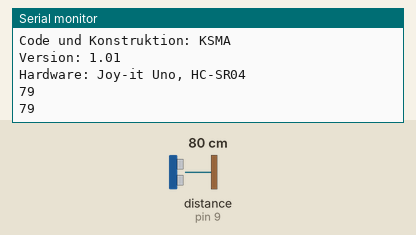
This sketch was run on a simulated Arduino Mega 2560, built with avr-gcc and run on an emulated ATmega2560. Shown: the last lines printed to the serial monitor. Wiring (inferred from the names in the program): ultrasonic range finder: trigger pin 8; echo pin 9. The inputs (shaded band) are chosen by the test bench; at power-on: distance to the obstacle (sensor on pin 9) 80 cm. The echo pulse lasts 58.3 µs per cm.

Above: at 4.2 s.
4.3 s: distance to the obstacle (sensor on pin 9) set to 2 cm
At 5.6 s:
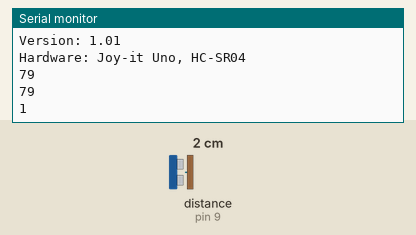
5.8 s: distance to the obstacle (sensor on pin 9) set to 4 cm
At 6.8 s:
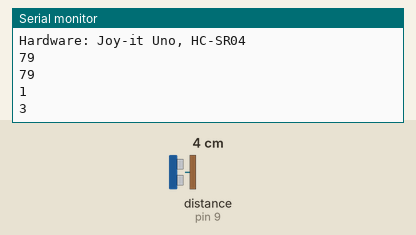
Timing chart, 0 to 8.8 s (numbered marks = the images above; inputs shaded):
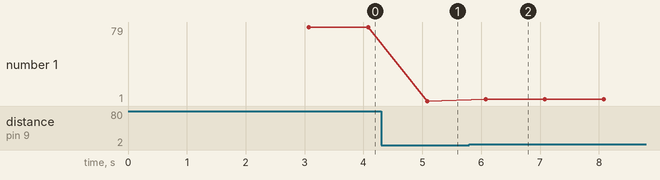

Measured:
- after the input at 4.3 s, the serial monitor: prints a new line after 0.78 s (image 1)
- after the input at 5.8 s, the serial monitor: prints a new line after 0.28 s (image 2)
- plotted number 1: 79 → 1 after the input at 4.3 s, 1 → 3 after the input at 5.8 s

The sketch:

distanzmessung.ino
```cpp
// Allein für diesen Zustand verantwortlich: KSMA


#include <LiquidCrystal.h>

LiquidCrystal lcd(22,23,24,25,26,27);

const int TRIGGER_PIN = 8;
const int ECHO_PIN = 9;

const int LEFT_MOTOR_PIN = 2; // must be a PWM pin
const int RIGHT_MOTOR_PIN = 3;

long duration = 0;

void setup() {
  Serial.begin(9600);
  Serial.println("Starten...");
  Serial.println("Roboter mit Ultraschall-Hinderniserkennung");
  Serial.println("Code und Konstruktion: KSMA");
  Serial.println("Version: 1.01");
  Serial.println("Hardware: Joy-it Uno, HC-SR04");


  pinMode(TRIGGER_PIN, OUTPUT);
  pinMode(ECHO_PIN, INPUT);

  delay(3000);
}

int get_distance() {
  int distance = 0;

  digitalWrite(TRIGGER_PIN, HIGH);
  delayMicroseconds(10);
  digitalWrite(TRIGGER_PIN, LOW);
  duration = pulseIn(ECHO_PIN, HIGH);
  distance = (duration/2) * 0.03432;          // Entfernung in Zentimeter

    return distance;
}

void loop() {

  int distance = get_distance();
  Serial.println(distance);

  delay(1000);

}
```
